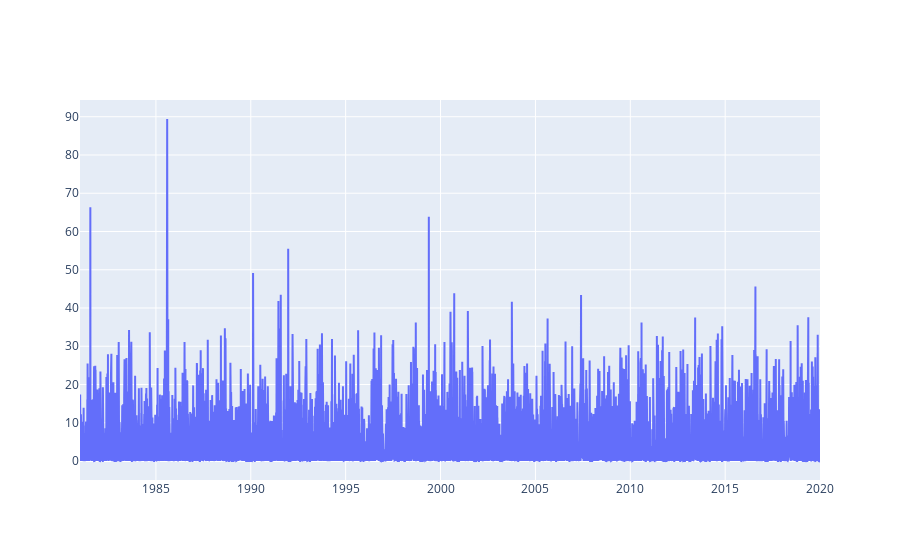

The cell this chart's notebook holds for it:
### Markdown cell above
## Plot Time Series of precipitation

### Code cell
import plotly.graph_objects as go


def make_series(df, what=''):
    """ Create a simple line plot for time series """
    fig = go.Figure()
    fig.add_trace(go.Scatter(x=df.date_time, y=df[what], name=what + ' time Series',
                    line_shape='linear'))

    return fig

f = make_series(df, 'prec')

f.show()

### Figure 1 — Plotly figure (JSON) as saved in the notebook; plotly's stock layout.template omitted (floating-point values rounded to 4 significant figures; data arrays with more than 128 entries replaced by an {"elided": "..."} marker saying what was removed)
{"data": [{"line": {"shape": "linear"}, "name": "prec time Series", "type": "scatter", "x": {"elided": "14244 str values"}, "y": {"elided": "14244 float values"}}], "layout": {"autosize": true, "xaxis": {"autorange": true, "range": ["1981-01-01", "2019-12-31"], "type": "date"}, "yaxis": {"autorange": true, "range": [-4.967, 94.38], "type": "linear"}}}
